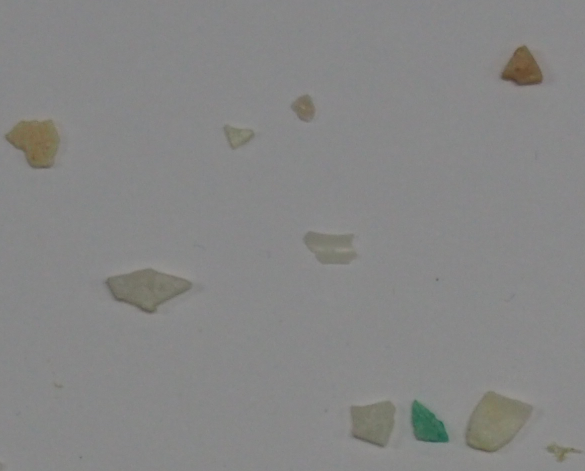
#> input picture FRA.png, 1170 x 942 px (shown at 1/2 size)
$ jupyter execute --allow-errors VC_P3.ipynb
#> lines starting #> are read from the running program, lines starting #| are printed output that depends on the picture; after the words box and inside, x2 and y2 are one past the last pixel; in counts of white or black regions, pixels touching at a corner belong together; long printed decimals are rounded
#Paquetes necesarios

[cell 1]
import cv2
import numpy as np
import matplotlib.pyplot as plt

Carga imagen y convierte a RGB

[cell 2]
#Carga imagen ejemplo con monedas
img = cv2.imread('monedas_tarjeta.jpg')
#> (the rest of this cell did not finish here and is left out)

Convierte a gris y muestra histograma

#> (a cell that did not finish here is left out)

Cuenta elementos tras umbralizar

[cell 4]
#Dos umbralizados. Te invito a probar con parámetros, aplicar filtro previo, etc.
umbral = 200
# Umbralizado binaria invertido, dado que por defecto se asume objetos en blanco
#> (the rest of this cell did not finish here and is left out)

Búsqueda de componentes y sus contornos

TAREA: Captura una o varias imágenes con monedas no solapadas y algún objeto que no lo sea. Filtra los contornos que no se correpondan con monedas, y muestra el número total de monedas presentes en la imagen.

[cell 5]
#Localiza contornos en imagen obtenida con umbral fijo
#findContours está diseñada para imágenes con la figura en blanco y el fondo negro
#La imagen de entrada debe ser de un canal y 8 bits excepto en los modos RETR_CCOMP o RETR_FLOODFILL
#hierarchy contiene información sobre el nivel del contorno, relaciones paterno-filiales

# Inicializa un contador para el número de objetos circulares
num_objetos_circulares = 0

# Define un umbral para considerar si un objeto es circular
umbral_circularidad = 0.9

#Obtiene todos los contornos, externos e internos
#> (the rest of this cell did not finish here and is left out)

Una alternativa consiste en contar círculos utilizando la Transformada de Hough. La selección de parámetros puede ser "divertida", más [información](https://docs.opencv.org/4.x/da/d53/tutorial_py_houghcircles.html)

TAREA: Captura una o varias imágenes con monedas no solapadas, y otras con monedas solapadas. Identificada una moneda de un euro en la imagen, por ejemplo con un clic de ratón, calcular la cantidad de dinero presente en la imagen. ¿Qué problemas han observado?

#> (a cell that did not finish here is left out)

Clasificación de microplásticos

[cell 7]
#Cargamos tres subimágenes de cada uno de los tres tipos considerados (el alquitrán efectivamenet no es microplástico)
imgF = cv2.imread('FRA.png')
#> imgF is the input picture: shape (942, 1170, 3); mean B, G, R 133.5, 134.2, 134.1
imgP = cv2.imread('PEL.png')
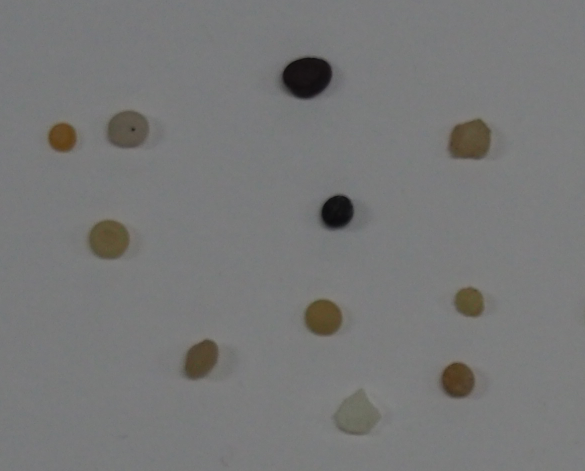
#> input picture PEL.png, 1170 x 942 px (shown at 1/2 size)
#> imgP is the input picture: shape (942, 1170, 3); mean B, G, R 119.2, 119.7, 119.4
imgT = cv2.imread('TAR.png')
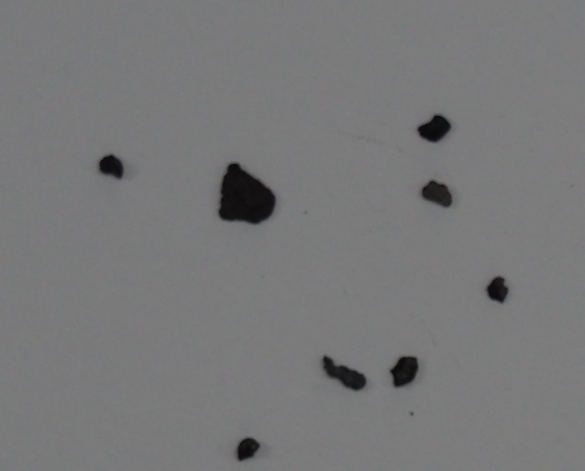
#> input picture TAR.png, 1170 x 942 px (shown at 1/2 size)
#> imgT is the input picture: shape (942, 1170, 3); mean B, G, R 120.5, 119.9, 119.7

#Mostramos
plt.subplot(131)
plt.axis("off")
plt.imshow(imgF)
plt.title('Fragmentos')
plt.subplot(132)
plt.axis("off")
plt.imshow(imgP)
plt.title('Pellet')
plt.subplot(133)
plt.axis("off")
plt.imshow(imgT)
plt.title('Alquitrán')
plt.show()

TAREA: Estas tres imágenes han sido extraidas de las imágenes de mayor tamaño contenidas en la carpeta. Determina patrones geométricos para cada una de las tres clases y evalúa los aciertos y fallos con las imágenes completas la matriz de confusión. Para cada clase, determina el número de muestras que se clasifican correctamente de dicha clase, y el número de muestras que se clasifica incorrectamente por cada una de las otras dos clases.

El el trabajo [SMACC: A System for Microplastics Automatic Counting and Classification](https://doi.org/10.1109/ACCESS.2020.2970498), las características geométricas utilizadas en dicho trabajo fueron:

- Área en píxeles
- Perímetro en píxeles
- Compacidad (relación del cuadrado del perímetro con el área)
- Relación del área con la del contenedor
- Relación del ancho y el alto del contenedor
- Relación entre los ejes de la elipse ajustada
- Definido el centroide, relación entre las distancias menor y mayor al contorno

Si no se quedan satisfechos con la segmentación obtenida, es el mundo real, también en el README comento técnicas recientes de segmentación, que podrían despertar su curiosidad.

Las métricas se utilizan para mostrar la bondad de un clasificador, la siguiente celda obtiene varias para un conjunto de datos imaginario (y con etiquetas aleatorias). Si bien las trataremos con más detalle en teoría, muestro un repertorio de ellas, dando más peso a la matriz de confusión.

¿Qué es una matriz de confusión?
Se utiliza para mostrar el comportamiento de un clasificador par alas distintas clases consideradas, se relacionan las etiquetas de las muestras anotadas frente a las predichas por el clasificador. Se busca una matriz diagonal, pero la perfección es infrecuente

[cell 8]
import cv2
import numpy as np

def prueba_imagen(imagen):
    # Convertir la imagen a escala de grises
    imagen_gris = cv2.cvtColor(imagen, cv2.COLOR_BGR2GRAY)
    # Definir un valor de umbral
    if(imagen == fra).all():
        umbral = 131.75
    else:
        umbral = 90
    # Aplicar umbral a la imagen en escala de grises
    _, img_th1 = cv2.threshold(imagen_gris, umbral, 255, cv2.THRESH_BINARY_INV)
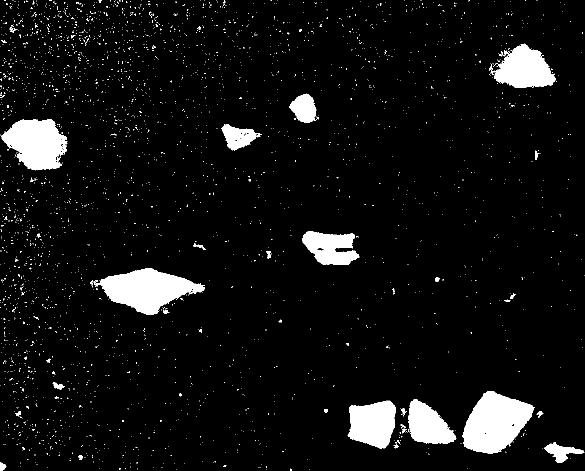
#> img_th1: shape (942, 1170) (shown at 1/2 size); 6.4% white; 2941 white regions (2900 under 20 px)

    # Encontrar contornos en la imagen binarizada
    contornos, _ = cv2.findContours(imagen_gris, cv2.RETR_EXTERNAL, cv2.CHAIN_APPROX_SIMPLE)
#> contornos = [[[0, 0], [0, 941], [1169, 941], [1169, 0]]]

 #Obtiene únicamente los contornos externos
    contornos2, hierarchy2 = cv2.findContours(img_th1, cv2.RETR_EXTERNAL , cv2.CHAIN_APPROX_SIMPLE)
#> contornos2 = 2941 contours, 2915 with area under 20; largest, box (x1, y1, x2, y2) and area: (925, 782, 1070, 908) 11503, (187, 536, 410, 629) 10848, (2, 238, 135, 341) 8958, (695, 801, 792, 897) 6826, (981, 87, 1112, 176) 6813

    img_rgb = cv2.cvtColor(imagen , cv2.COLOR_BGR2RGB)
    img_cont = np.zeros(img_rgb.shape)
    img_cont = np.zeros(img_rgb.shape)

    for c in contornos2:
            #Área delcontorno
        cv2.drawContours(img_cont, [c], -1, (0,255,0), -1)
        area_flag = cv2.contourArea(c)
#> this loop made 2941 passes
#> area_flag on passes 30, 51: 129.5, 43

    plt.subplot(133)
    plt.axis("off")
    plt.imshow(img_cont)
    plt.title('Externos rellenos')
    plt.show()


# Cargar imágenes
pel = cv2.imread("PEL.png")
tar = cv2.imread("TAR.png")
fra = cv2.imread("FRA.png")

# Calcular los patrones promedio para cada imagen
patron_fragmentos = prueba_imagen(fra)
patron_pellet = prueba_imagen(pel)
#> in prueba_imagen (call 2), `contornos2, hierarchy2 = cv2.findContours(img_th1, cv2.RETR_EXTERNAL ,..`: contornos2 = 15 contours, 5 with area under 20; largest, box (x1, y1, x2, y2) and area: (558, 113, 666, 200) 7088, (897, 238, 981, 319) 5170, (178, 441, 257, 517) 4580, (216, 222, 295, 296) 4542, (609, 600, 684, 671) 4028
#> the loop in prueba_imagen (call 2), `for c in contornos2:` made 15 passes
#> area_flag on passes 5, 6, 7, 8, 10, 11, 12, 13: 3669.5, 3817.5, 4028, 2441.5, 4579.5, 3945.5, 2414.5, 5170.5
patron_alquitran = prueba_imagen(tar)
#> in prueba_imagen (call 3), `contornos2, hierarchy2 = cv2.findContours(img_th1, cv2.RETR_EXTERNAL ,..`: contornos2 = 9 contours, 1 with area under 20; largest, box (x1, y1, x2, y2) and area: (435, 324, 553, 450) 10328, (643, 710, 734, 783) 3206, (779, 711, 838, 776) 2721, (833, 228, 903, 286) 2602, (841, 359, 905, 416) 2393, (196, 308, 249, 359) 1924, (971, 552, 1018, 607) 1730, (470, 874, 521, 923) 1704

[cell 9]
import cv2
import numpy as np

def recuento_patrones(imagen, umbral):
    # Convertir la imagen a escala de grises
    imagen_gris = cv2.cvtColor(imagen, cv2.COLOR_BGR2GRAY)

    # Aplicar umbral a la imagen en escala de grises
    _, img_th1 = cv2.threshold(imagen_gris, umbral, 255, cv2.THRESH_BINARY_INV)

    # Encontrar contornos en la imagen binarizada
    contornos, _ = cv2.findContours(imagen_gris, cv2.RETR_EXTERNAL, cv2.CHAIN_APPROX_SIMPLE)

    #Obtiene únicamente los contornos externos
    contornos2, hierarchy2 = cv2.findContours(img_th1, cv2.RETR_EXTERNAL , cv2.CHAIN_APPROX_SIMPLE)


    cont_alquitran = 0
    cont_fragmentos = 0
    cont_prellet = 0

    def is_blackish(color):
        # Establece un umbral para los componentes B, G y R
        threshold = 30
        return all(value <= threshold for value in color)


    #Dibuja contornos externos rellenos en imagen vacía
    #crea imagen vacíanegra
    img_rgb = cv2.cvtColor(imagen , cv2.COLOR_BGR2RGB)
    img_cont = np.zeros(img_rgb.shape)
    img_cont = np.zeros(img_rgb.shape)

    for contorno in contornos2:

        # Calcular el área
        area = cv2.contourArea(contorno)
        if(area<20000 and area>1000):

            cv2.drawContours(img_cont, [contorno], -1, (0,255,0), -1)
            (cx, cy), radio = cv2.minEnclosingCircle(contorno)
            area_circulo = np.pi * (radio ** 2)

            # Calcula la circularidad como el área del contorno dividido por el área del círculo mínimo
            circularidad = area / area_circulo
            #Define una función para verificar si un color es negro o similar al negro

            M = cv2.moments(contorno)
            if M["m00"] != 0:
                cX = int(M["m10"] / M["m00"])
                cY = int(M["m01"] / M["m00"])

                # Obtiene el color del píxel en el centro del contorno
                color = img_rgb[cY, cX]

            # Verifica si el color es negro o similar al negro
            if is_blackish(color):
                cont_alquitran += 1
            elif(circularidad>0.7):
                cont_prellet +=1
            else:
                cont_fragmentos+=1


    plt.subplot(133)
    plt.axis("off")
    plt.imshow(img_cont)
    plt.title('Externos rellenos')
    plt.show()

    recuento = [cont_fragmentos, cont_prellet, cont_alquitran]


    return recuento

# Cargar imágenes
fra = cv2.imread("fragment-03-olympus-10-01-2020.JPG")
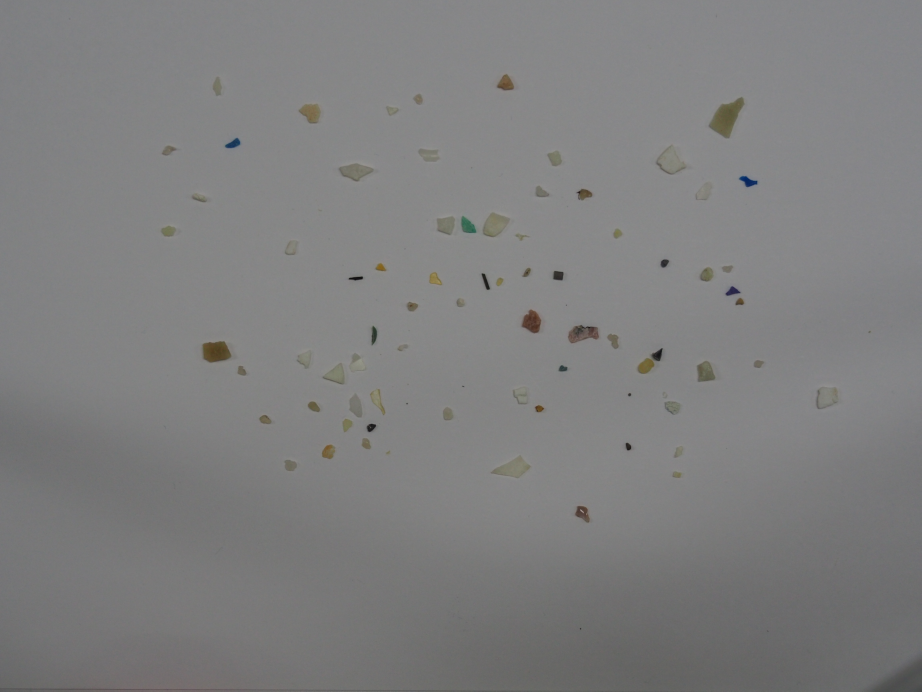
#> input picture fragment-03-olympus-10-01-2020.JPG, 4608 x 3456 px (shown at 1/5 size)
#> fra is the input picture: shape (3456, 4608, 3); mean B, G, R 126.9, 126.7, 126.8
pel = cv2.imread("pellet-03-olympus-10-01-2020.JPG")
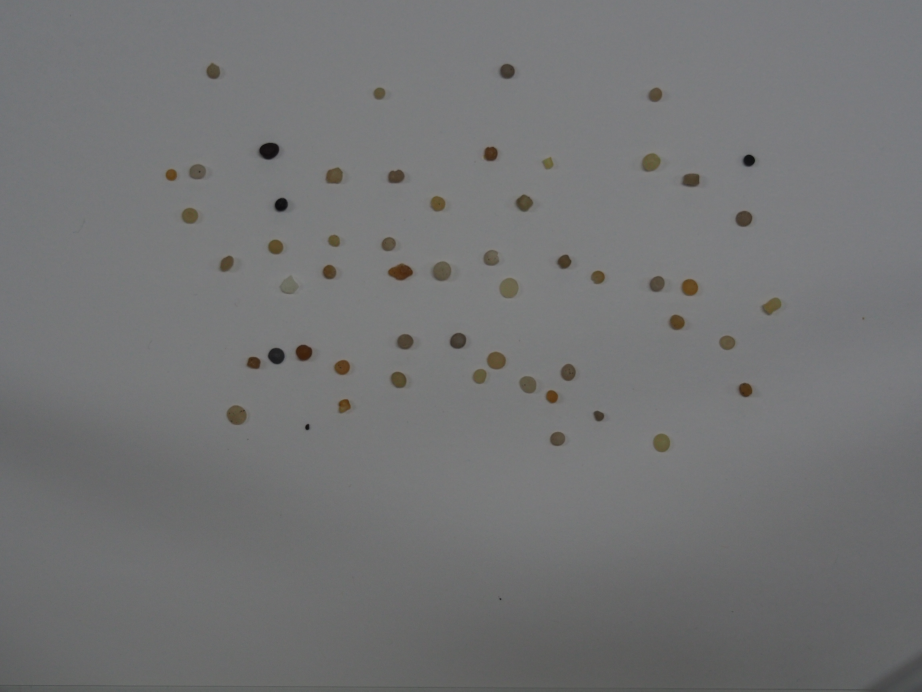
#> input picture pellet-03-olympus-10-01-2020.JPG, 4608 x 3456 px (shown at 1/5 size)
#> pel is the input picture: shape (3456, 4608, 3); mean B, G, R 116.1, 115.6, 115.1
tar = cv2.imread("tar-03-olympus-10-01-2020.JPG")
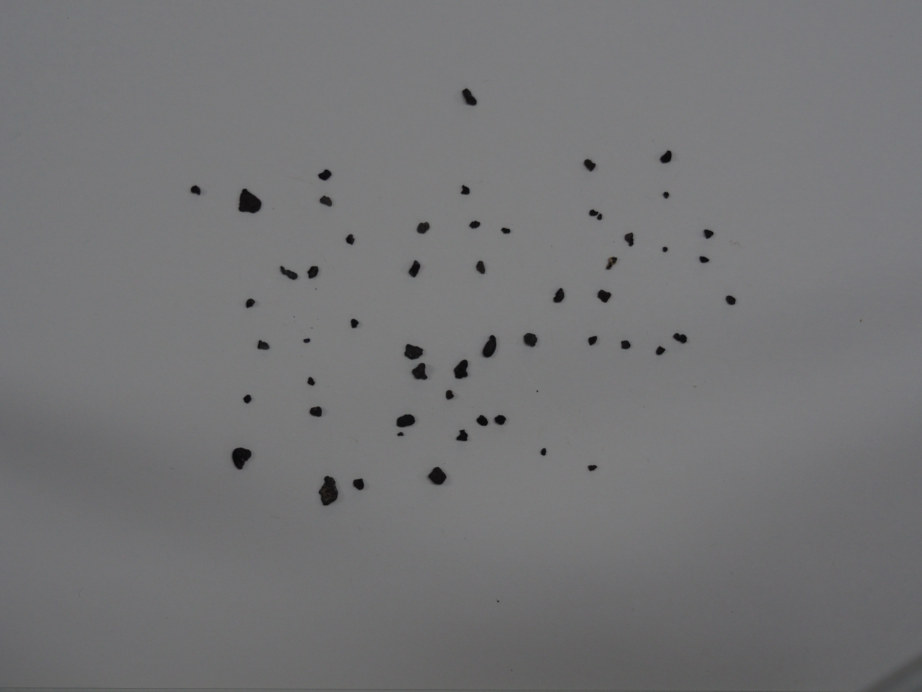
#> input picture tar-03-olympus-10-01-2020.JPG, 4608 x 3456 px (shown at 1/5 size)
#> tar is the input picture: shape (3456, 4608, 3); mean B, G, R 117.2, 116.1, 116

# Definir un valor de umbral
umbral = 100

# Calcular los patrones promedio para cada imagen
recuento_fragmentos = recuento_patrones(fra, umbral)
#> in recuento_patrones, `contornos, _ = cv2.findContours(imagen_gris, cv2.RETR_EXTERNAL, cv2.CH..`: contornos = [[[0, 0], [0, 3455], [4607, 3455], [4607, 0]]]
#> in recuento_patrones, `contornos2, hierarchy2 = cv2.findContours(img_th1, cv2.RETR_EXTERNAL ,..`: contornos2 = 5430 contours, 5212 with area under 20; largest, box (x1, y1, x2, y2) and area: (2913, 3301, 3564, 3456) 31634, (4310, 3271, 4608, 3456) 27144, (3547, 487, 3717, 686) 15203, (0, 3435, 2711, 3456) 11678, (1014, 1707, 1156, 1813) 11606
#> the loop in recuento_patrones, `for contorno in contornos2:` made 5430 passes
#> (area, cx, cy, radio, area_circulo, circularidad, cX, cY) on pass 470: (11678.5, 1355, 3446, 1355, 5768298.3, 0.00202, 907, 3449)
#> after the loop in recuento_patrones, `for contorno in contornos2:`: cont_alquitran = 2; cont_fragmentos = 22; cont_prellet = 1
#> in recuento_patrones, `recuento = [cont_fragmentos, cont_prellet, cont_alquitran]`: recuento = [22, 1, 2]
#> recuento_fragmentos = [22, 1, 2]
recuento_pellet = recuento_patrones(pel, umbral)
#> call 2 of recuento_patrones, with umbral = 100
#> in recuento_patrones (call 2), `contornos2, hierarchy2 = cv2.findContours(img_th1, cv2.RETR_EXTERNAL ,..`: contornos2 = 10720 contours, 10486 with area under 20; largest, box (x1, y1, x2, y2) and area: (0, 2926, 4608, 3456) 1135028, (1287, 711, 1400, 801) 7647, (1132, 2027, 1234, 2125) 7620, (1938, 1317, 2066, 1404) 7368, (2159, 1308, 2256, 1406) 7118
#> the loop in recuento_patrones (call 2), `for contorno in contornos2:` made 10720 passes
#> (contorno, area) on passes 1 to 3: ([[1248, 3455]], 0), ([[1149, 3455], [1150, 3455]], 0), ([[962, 3455], [963, 3455]], 0)
#> after the loop in recuento_patrones (call 2), `for contorno in contornos2:`:
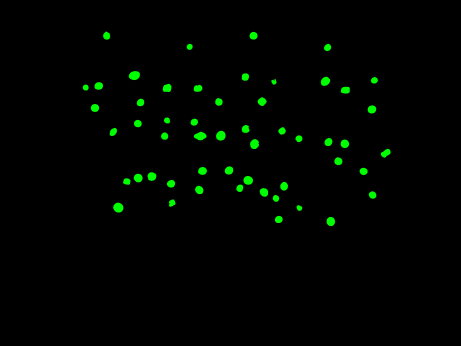
#> img_cont: shape (3456, 4608, 3) float64 (shown at 1/10 size); mean R, G, B 0, 4.1, 0
#> after the loop in recuento_patrones (call 2), `for contorno in contornos2:`: cont_alquitran = 3; cont_fragmentos = 6; cont_prellet = 44
#> in recuento_patrones (call 2), `recuento = [cont_fragmentos, cont_prellet, cont_alquitran]`: recuento = [6, 44, 3]
#> recuento_pellet = [6, 44, 3]
recuento_alquitran = recuento_patrones(tar, umbral)
#> call 3 of recuento_patrones, with umbral = 100
#> in recuento_patrones (call 3), `contornos2, hierarchy2 = cv2.findContours(img_th1, cv2.RETR_EXTERNAL ,..`: contornos2 = 9961 contours, 9695 with area under 20; largest, box (x1, y1, x2, y2) and area: (0, 3021, 4608, 3456) 742168, (1589, 2377, 1696, 2533) 11474, (1189, 941, 1310, 1069) 10869, (1151, 2235, 1263, 2352) 9226, (2131, 2332, 2235, 2429) 6776
#> the loop in recuento_patrones (call 3), `for contorno in contornos2:` made 9961 passes
#> (contorno, area) on passes 1 to 3: ([[1822, 3455], [1823, 3455]], 0), ([[1811, 3455], [1812, 3455]], 0), ([[1733, 3455], [1734, 3455]], 0)
#> after the loop in recuento_patrones (call 3), `for contorno in contornos2:`:
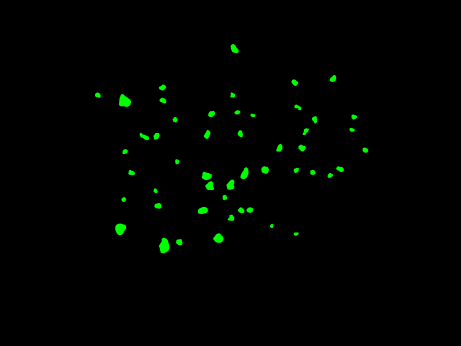
#> img_cont: shape (3456, 4608, 3) float64 (shown at 1/10 size); mean R, G, B 0, 2.8, 0
#> after the loop in recuento_patrones (call 3), `for contorno in contornos2:`: cont_alquitran = 48; cont_fragmentos = 2; cont_prellet = 0
#> in recuento_patrones (call 3), `recuento = [cont_fragmentos, cont_prellet, cont_alquitran]`: recuento = [2, 0, 48]
#> recuento_alquitran = [2, 0, 48]

print(recuento_fragmentos)
#| [22, 1, 2]
print(recuento_pellet)
#| [6, 44, 3]
print(recuento_alquitran)
#| [2, 0, 48]

[cell 10]
import numpy as np
import random
import matplotlib.pyplot as plt
import seaborn as sns
from sklearn.metrics import (
    confusion_matrix,
    accuracy_score,
    precision_score,
    recall_score,
    f1_score
)
# Unir los vectores en uno solo
y_pred = np.concatenate((recuento_fragmentos, recuento_pellet, recuento_alquitran))
#> y_pred = [22, 1, 2, 6, 44, 3, 2, 0, 48]


y = [25,0,0,0,52,0,0,0,50]


accuracy = accuracy_score(y, y_pred)
#> accuracy = 0.111
#Para más de una clase se define la forma de promediar
precision = precision_score(y, y_pred,average='weighted', zero_division=0)
#> precision = 0.667
recall = recall_score(y, y_pred,average='weighted', zero_division=0)
#> recall = 0.111
f1score = f1_score(y, y_pred,average='weighted', zero_division=0)
#> f1score = 0.19

print(f"Accuracy (TP/(n))= {1-accuracy}")
#| Accuracy (TP/(n))= 0.8889
print(f"Precision (TP/(TP+FP)) = {precision}")
#| Precision (TP/(TP+FP)) = 0.6667
print(f"Recall (TP/(TP+FN)) = {1-recall}")
#| Recall (TP/(TP+FN)) = 0.8889
print(f"F1 Score (2*(precision*recall)/(precision+recall)) = {f1score}")
#| F1 Score (2*(precision*recall)/(precision+recall)) = 0.1905

# Crear la matriz de confusión
conf_matrix = np.array(y_pred).reshape(3, 3)
#> conf_matrix = [[22, 1, 2], [6, 44, 3], [2, 0, 48]]

# Crear una figura de matplotlib
plt.figure(figsize=(8, 8))

# Crear la matriz de confusión usando Seaborn
sns.set(font_scale=1.75)
ax = sns.heatmap(
    conf_matrix,
    annot=True,
    fmt='d',
    cbar=False,
    cmap='flag'
)

# Etiquetas de la matriz de confusión
label_font = {'size': '25'}
ax.set_xlabel("Predicha", labelpad=-0.75, fontdict=label_font)
ax.set_ylabel("Anotada", labelpad=20, fontdict=label_font)

plt.show()

[cell 11]
import random
import matplotlib.pyplot as plt
import seaborn as sns
from sklearn.metrics import (
    confusion_matrix,
    accuracy_score,
    precision_score,
    recall_score,
    f1_score
)


# Numero de muestras
n =  100
nclases = 3

# A falta de clasificador y conjunto de datos, creamos anotaciones y predicciones de forma aleatoria
# Vector aleatorio con etiquetas anotadas
y = [random.randint(0, nclases - 1) for _ in range(n)]
print(y)
# Vector aleatorio con etiquetas predichas por un supuesto clasificador
y_pred = [random.randint(0, nclases - 1) for _ in range(n)]


accuracy = accuracy_score(y, y_pred)
#Para más de una clase se define la forma de promediar
precision = precision_score(y, y_pred,average='weighted')
recall = recall_score(y, y_pred,average='weighted')
f1score = f1_score(y, y_pred,average='weighted')

print(f"Accuracy (TP/(n))= {accuracy}")
print(f"Precision (TP/(TP+FP)) = {precision}")
print(f"Recall (TP/(TP+FN)) = {recall}")
print(f"F1 Score (2*(precision*recall)/(precision+recall)) = {f1score}")


conf_matrix = confusion_matrix(y, y_pred)
plt.figure(figsize=(8,8))
sns.set(font_scale = 1.75)#tamaños tipografía
sns.set(font_scale = 3.0)

ax = sns.heatmap(
        conf_matrix, # confusion matrix 2D array
        annot=True, # Muestra números en las celdas
        fmt='d', # valores enteros
        cbar=False, # sin barra de colores
        cmap='flag', # mapa de colores
        #vmax=175 # contraste de color
    )

#Etiquetas matriz de confusión
label_font = {'size':'25'}
ax.set_xlabel("Predicha", labelpad=-0.75, fontdict=label_font)
ax.set_ylabel("Anotada", labelpad=20, fontdict=label_font)
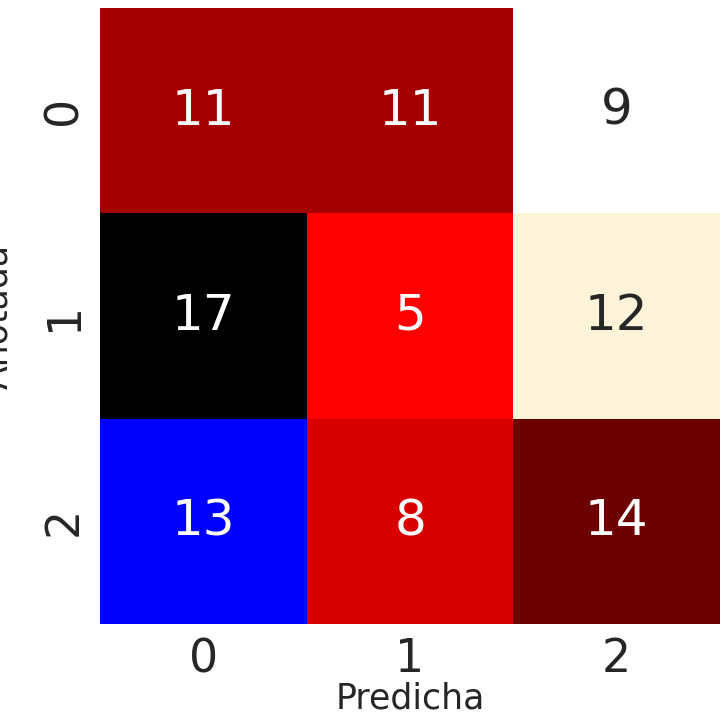
#> figure drawn by matplotlib, 1 panel
